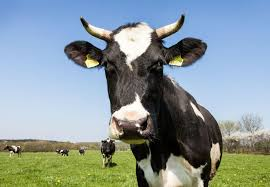
#> input picture project/cow.jpeg, 270 x 187 px
$ python svd_video.py   (older library calls are emulated)
#> lines starting #> are read from the running program, lines starting #| are printed output that depends on the picture
import numpy as np
import cv2
from matplotlib import pyplot as plt

# i am more familiar with opencv, so i will use it instead of scipy.misc.imread()

gray_image = cv2.imread("cow.jpeg", cv2.IMREAD_GRAYSCALE) # read in grayscale
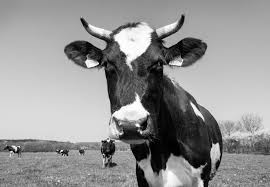
#> gray_image: shape (187, 270); min 0, max 255, mean 147.7

print(f"shape of the image is {gray_image.shape}. Containing {gray_image.size} pixels")
#| shape of the image is (187, 270). Containing 50490 pixels

cached_svd = None

def get_image_partial_svd(image, k=None):
    global cached_svd
    if cached_svd is None or image is not gray_image:
        cached_svd = np.linalg.svd(image) # U, Sigma, V.T
    u,s,vt = cached_svd

    if k is not None:
        u = u[:,:k] # get all columns of u up to column k
        vt = vt[:k] # get all rows of v up to row k
        s = s[:k] # get all diagonals of Sigma up to index k
    return u, s, vt

def reconstruct_image_from_svd(u, s, vt):
#> (the run stopped early here; a loop or call above may not have finished)
